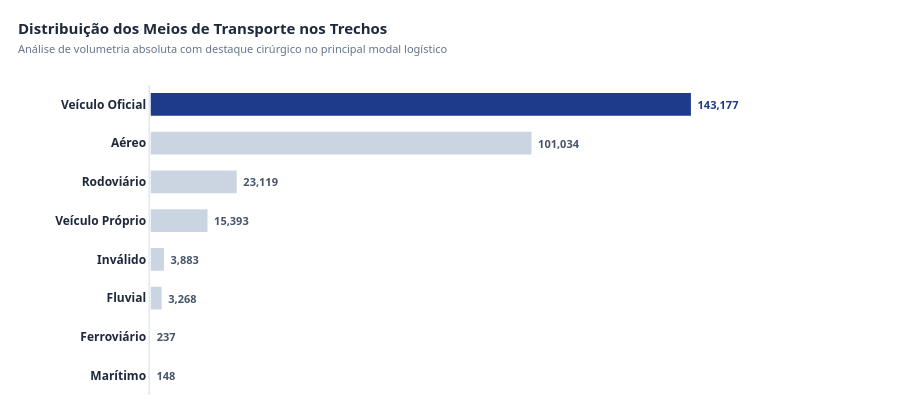

The notebook cell this image was saved under:
### Markdown cell above
#### **P5. Qual o meio de transporte mais usado nos trechos?**

### Code cell
# Tratamento e agrupamento dos dados (Conforme sua lógica original)
df_transporte_valido = df_trecho[~df_trecho['meio_transporte'].isin([None, 'Sem informação', ''])]
q5 = df_transporte_valido['meio_transporte'].value_counts().reset_index()
q5.columns = ['meio_transporte', 'quantidade']

# Exibição de controle textual no console
print("=== P5: MEIO DE TRANSPORTE MAIS USADO NOS TRECHOS ===")
for idx, row in enumerate(q5.itertuples(), 1):
    print(f"{idx}. {row.meio_transporte:<20} | {row.quantidade:,} trechos")

# Preparação do Gráfico (Invertido para o mais utilizado ficar no topo)
q5_grafico = q5.sort_values(by='quantidade', ascending=True)

# Aplicação da sistemática da P6: Neutro para todos os modais, exceto o #1 (último da lista)
cores_logistica = ['#cbd5e1'] * (len(q5_grafico) - 1) + ['#1e3a8a']

# Define a cor do texto do rótulo de dados acompanhando a barra
cores_texto = ['#475569'] * (len(q5_grafico) - 1) + ['#1e3a8a']

fig_p5 = go.Figure()

fig_p5.add_trace(go.Bar(
    y=q5_grafico['meio_transporte'],
    x=q5_grafico['quantidade'],
    orientation='h',
    marker=dict(
        color=cores_logistica,
        line=dict(color='#ffffff', width=1.5)  # Divisória branca limpa
    ),
    # Rótulos externos dinâmicos com cores coordenadas
    text=[f" <b>{val:,}</b> " for val in q5_grafico['quantidade']],
    textposition='outside',
    textfont=dict(color=cores_texto, size=11, family="Segoe UI, Arial"),
    # Estruturação padronizada da Tooltip (Hover) em sincronia com o projeto
    hovertemplate=(
        "<b>🚀 Modal:</b> %{y}<br>"
        "<b>📊 Total de Trechos:</b> %{x:,}<extra></extra>"
    ),
    width=0.62  # Ajuste fino na largura para manter simetria com a P6
))

# Estilização Padronizada do Hover (Mesmo "cartão flutuante" escuro das demais perguntas)
fig_p5.update_traces(
    hoverlabel=dict(
        bgcolor="#1e293b",          # Fundo grafite escuro
        bordercolor="#e2e8f0",      # Borda sutil cinza
        font=dict(
            color="#ffffff",        # Texto branco legível
            size=12,
            family="Segoe UI, Arial"
        ),
        align="left"
    )
)

# Layout Clean & Executive (Garantia de conformidade visual para a entrega)
fig_p5.update_layout(
    title=dict(
        text="<b>Distribuição dos Meios de Transporte nos Trechos</b><br><span style='font-size: 11px; color: #64748b;'>Análise de volumetria absoluta com destaque cirúrgico no principal modal logístico</span>",
        font=dict(size=15, color='#1e293b', family="Segoe UI, Arial"),
        x=0.02,
        y=0.92
    ),
    template="plotly_white",        # Força o fundo branco plano
    paper_bgcolor="#ffffff",
    plot_bgcolor="#ffffff",
    height=420,                     # Ajustado para 420px para manter simetria perfeita com a P6
    margin=dict(l=150, r=100, t=85, b=25),
    showlegend=False,
    # Oculta o eixo X para eliminar linhas de grade e redundâncias numéricas
    xaxis=dict(
        visible=False,
        range=[0, q5_grafico['quantidade'].max() * 1.2]  # Margem de segurança para o texto externo
    ),
    yaxis=dict(
        showgrid=False,
        showline=True,              # Linha guia suave cinza na borda esquerda
        linecolor="#e2e8f0",
        linewidth=1.5,
        tickfont=dict(size=12, color='#1e293b', family="Segoe UI, Arial", weight="bold")
    )
)

fig_p5.show()

### Figure 1 — Plotly figure (JSON) as saved in the notebook; plotly's stock layout.template omitted (floating-point values rounded to 4 significant figures)
{"data": [{"hoverlabel": {"align": "left", "bgcolor": "#1e293b", "bordercolor": "#e2e8f0", "font": {"color": "#ffffff", "family": "Segoe UI, Arial", "size": 12}}, "hovertemplate": "<b>🚀 Modal:</b> %{y}<br><b>📊 Total de Trechos:</b> %{x:,}<extra></extra>", "marker": {"color": ["#cbd5e1", "#cbd5e1", "#cbd5e1", "#cbd5e1", "#cbd5e1", "#cbd5e1", "#cbd5e1", "#1e3a8a"], "line": {"color": "#ffffff", "width": 1.5}}, "orientation": "h", "text": [" <b>148</b> ", " <b>237</b> ", " <b>3,268</b> ", " <b>3,883</b> ", " <b>15,393</b> ", " <b>23,119</b> ", " <b>101,034</b> ", " <b>143,177</b> "], "textfont": {"color": ["#475569", "#475569", "#475569", "#475569", "#475569", "#475569", "#475569", "#1e3a8a"], "family": "Segoe UI, Arial", "size": 11}, "textposition": "outside", "type": "bar", "width": 0.62, "x": [148, 237, 3268, 3883, 15393, 23119, 101034, 143177], "y": ["Marítimo", "Ferroviário", "Fluvial", "Inválido", "Veículo Próprio", "Rodoviário", "Aéreo", "Veículo Oficial"]}], "layout": {"height": 420, "margin": {"b": 25, "l": 150, "r": 100, "t": 85}, "paper_bgcolor": "#ffffff", "plot_bgcolor": "#ffffff", "showlegend": false, "title": {"font": {"color": "#1e293b", "family": "Segoe UI, Arial", "size": 15}, "text": "<b>Distribuição dos Meios de Transporte nos Trechos</b><br><span style='font-size: 11px; color: #64748b;'>Análise de volumetria absoluta com destaque cirúrgico no principal modal logístico</span>", "x": 0.02, "y": 0.92}, "xaxis": {"range": [0, 171800.0], "visible": false}, "yaxis": {"linecolor": "#e2e8f0", "linewidth": 1.5, "showgrid": false, "showline": true, "tickfont": {"color": "#1e293b", "family": "Segoe UI, Arial", "size": 12, "weight": "bold"}}}}
